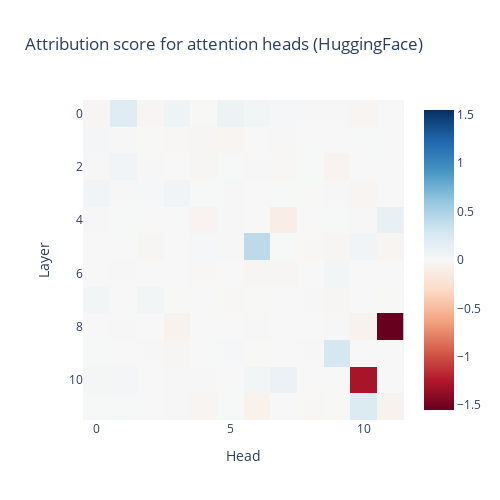

The notebook cell saved with this chart:
### Code cell
px.imshow(attribution_score_hf.detach().numpy(), title="Attribution score for attention heads (HuggingFace)", labels={"x": "Head", "y": "Layer"}, width=500, height=500, color_continuous_midpoint=0.0, color_continuous_scale="RdBu")

### Figure 1 — Plotly figure (JSON) as saved in the notebook; plotly's stock layout.template omitted (floating-point values rounded to 4 significant figures; data arrays with more than 128 entries replaced by an {"elided": "..."} marker saying what was removed)
{"data": [{"coloraxis": "coloraxis", "hovertemplate": "Head: %{x}<br>Layer: %{y}<br>color: %{z}<extra></extra>", "name": "0", "type": "heatmap", "xaxis": "x", "yaxis": "y", "z": {"elided": "12x12 float values"}}], "layout": {"coloraxis": {"cmid": 0, "colorscale": [[0, "rgb(103,0,31)"], [0.1, "rgb(178,24,43)"], [0.2, "rgb(214,96,77)"], [0.3, "rgb(244,165,130)"], [0.4, "rgb(253,219,199)"], [0.5, "rgb(247,247,247)"], [0.6, "rgb(209,229,240)"], [0.7, "rgb(146,197,222)"], [0.8, "rgb(67,147,195)"], [0.9, "rgb(33,102,172)"], [1, "rgb(5,48,97)"]]}, "height": 500, "title": {"text": "Attribution score for attention heads (HuggingFace)"}, "width": 500, "xaxis": {"anchor": "y", "constrain": "domain", "domain": [0, 1], "scaleanchor": "y", "title": {"text": "Head"}}, "yaxis": {"anchor": "x", "autorange": "reversed", "constrain": "domain", "domain": [0, 1], "title": {"text": "Layer"}}}}
